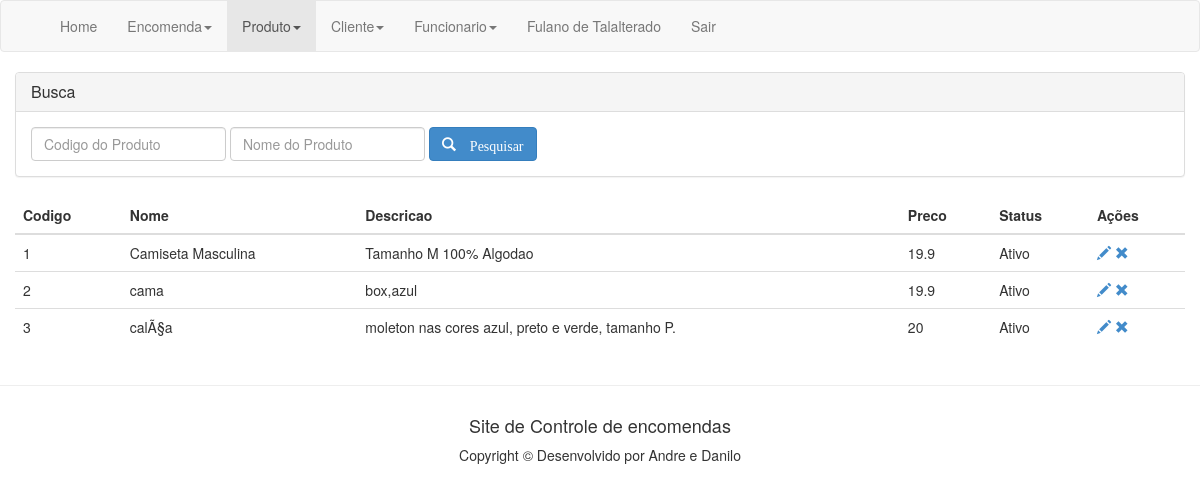
The app's page /conProduto.php (signed in) with its own data.
### tables this page shows
CREATE TABLE IF NOT EXISTS `produto` (
`codigo_prod` int(11) NOT NULL,
  `nome` varchar(250) NOT NULL,
  `descr` varchar(250) DEFAULT NULL,
  `preco` double DEFAULT NULL,
  `status` binary(1) DEFAULT '0'
);

### conProduto.php (the view, shortened to what this page needs)
<!DOCTYPE html>
<html lang="pt_BR">
<head>
	<link rel="stylesheet" type="text/css" href="css/bootstrap.css">
</head>
<body>
	<div class="navbar navbar-default" role="navigation">
	    <div class="container">
			<div class="navbar-collapse collapse">
			    <ul class="nav navbar-nav navbar-left">
					<li><a href="home.php">Home</a></li>
					<li class="dropdown">
					    <a href="#" class="dropdown-toggle" data-toggle="dropdown">Encomenda<b class="caret"></b></a>
					</li>
					<li class="dropdown active">
					    <a href="#" class="dropdown-toggle" data-toggle="dropdown">Produto<b class="caret"></b></a>
					</li>
					<li class="dropdown">
					    <a href="#" class="dropdown-toggle" data-toggle="dropdown">Cliente<b class="caret"></b></a>
					</li>
					<li class="dropdown">
					    <a href="#" class="dropdown-toggle" data-toggle="dropdown">Funcionario<b class="caret"></b></a>
					</li>
					<li><a><?php echo $_SESSION['nomeF'];?></a></li>
					<li><a href="?sair=true">Sair</a></li>
			    </ul>
			</div>
	    </div>
	</div>
<div class="container">
	<div class="row">
		<div class="panel-group" id="accordion">
	      	<div class="panel panel-default">
	            <div class="panel-heading">
	              <h4 class="panel-title">
	                <a data-toggle="collapse" data-parent="#accordion" href="#collapseOne">Busca</a>
	              </h4>
	            </div>
	            <div id="collapseOne" class="panel-collapse collapse in">
	              <div class="panel-body">
	                <form class="form-inline" method="POST" action="">
						<fieldset>
							<div class="form-group">
						    	<input type="number" class="form-control" name="ibcod" placeholder="Codigo do Produto">
						    </div>
						    <div class="form-group">
						        <input type="text" class="form-control" name="ibnome" placeholder="Nome do Produto">
						    </div>
						    <div class="form-group">
						            <button type="submit" class="btn btn-primary" name="btnPesq">
						            	<i class="glyphicon glyphicon-search"> Pesquisar </i>
						            </button>
						    </div>
					    </fieldset>
					</form>
	              </div>
	            </div>
	      	</div>
	    </div>
		<table cellpadding="0" cellspacing="0" class="table">
			<thead>
				<th>Codigo</th>
				<th>Nome</th>
				<th>Descricao</th>
				<th>Preco</th>
				<th>Status</th>
				<th>Ações</th>
			</thead>
			<tbody>
					<?php
					$link = conectar();
					$condicao = "";
					$sql = "SELECT * FROM produto " . $condicao;
					$res = mysqli_query($link,$sql);
					while ($dados = mysqli_fetch_array($res)){
						echo "<tr>";
						echo "<td>".$dados['codigo_prod']."</td>";
						echo "<td>".$dados['nome']."</td>";
						echo "<td>".$dados['descr']."</td>";
						echo "<td>".$dados['preco']."</td>";
						if($dados['status']==1){
							echo "<td><spam>Ativo</spam></td>";
						}else{
							echo "<td><spam>Desativado</spam></td>";
						}
						$id = base64_encode($dados['codigo_prod']);
						echo "<td><a href='frmProduto.php?tela=editar&id=".$id."' title='Editar Produto'> <spam class='glyphicon glyphicon-pencil'> </spam> </a>";
						echo "<a href='frmProduto.php?tela=excluir&id=".$id."' title='Excluir Produto'> <spam class='glyphicon glyphicon-remove'> </spam> </a>";
						echo "</td>";
						echo "</tr>";
					}
					?>
			</tbody>
		</table>
	</div>
</div>
<footer id="footer">
	<hr>
	<div class="container">
		<div class="col-lg-4 text-center"></div>
		<div class="col-lg-4 text-center">
			<h4 class='intro-text text-center'>
				Site de Controle de encomendas
			</h4>
		</div>
		<div class="col-lg-4 text-center"></div>
	</div>
	<div class="container">
		<div class="col-lg-4 text-center"></div>
		<div class="col-lg-4 text-center">
				Copyright &copy; Desenvolvido por Andre e Danilo
		</div>
		<div class="col-lg-4 text-center"></div>
	</div>
</footer>
</body>
</html>

### records on screen
produto: codigo_prod "1", nome "Camiseta Masculina", descr "Tamanho M 100% Algodao", preco "19.9", status "Ativo"
produto: codigo_prod "2", nome "cama", descr "box,azul", preco "19.9", status "Ativo"
produto: codigo_prod "3", nome "calÃ§a", descr "moleton nas cores azul, preto e verde, tamanho P.", preco "20", status "Ativo"

### other values on screen
$_SESSION['nomeF'] "Fulano de Talalterado"
